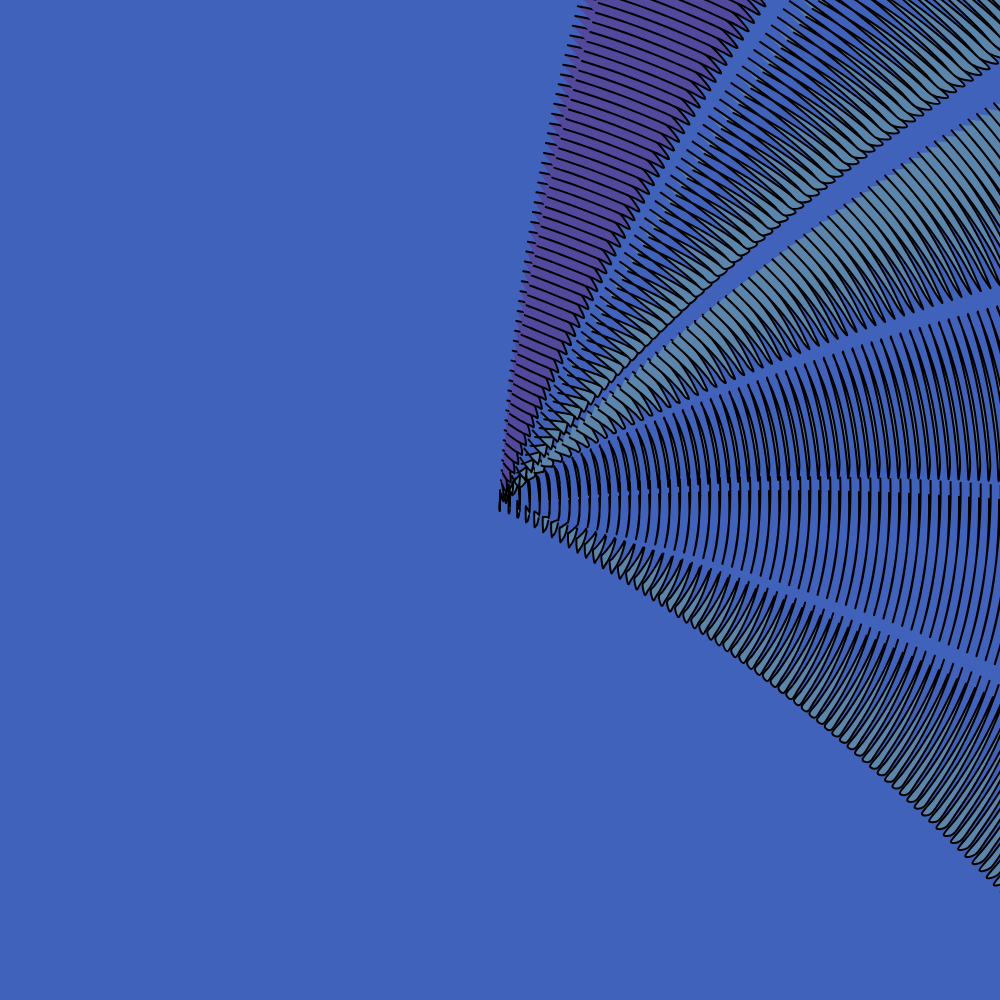
Frame 1 (no input)
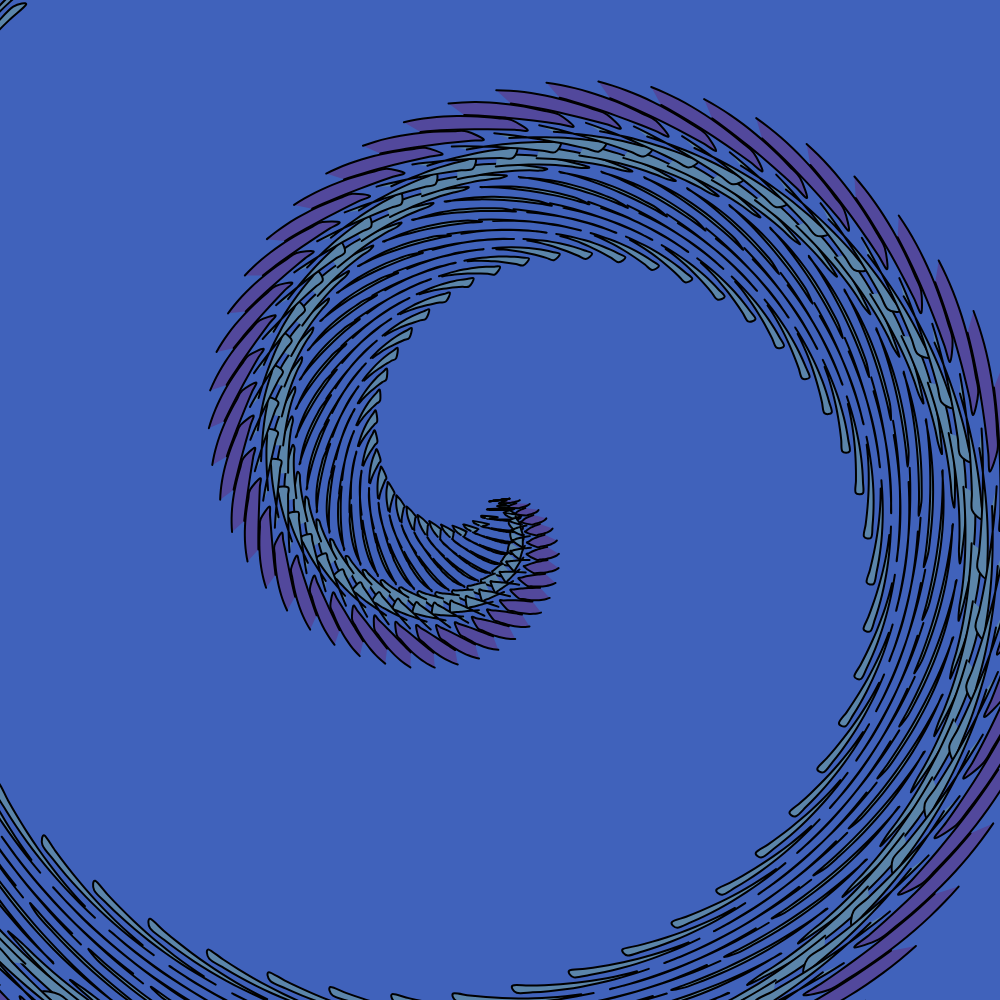
Frame 60 (no input)
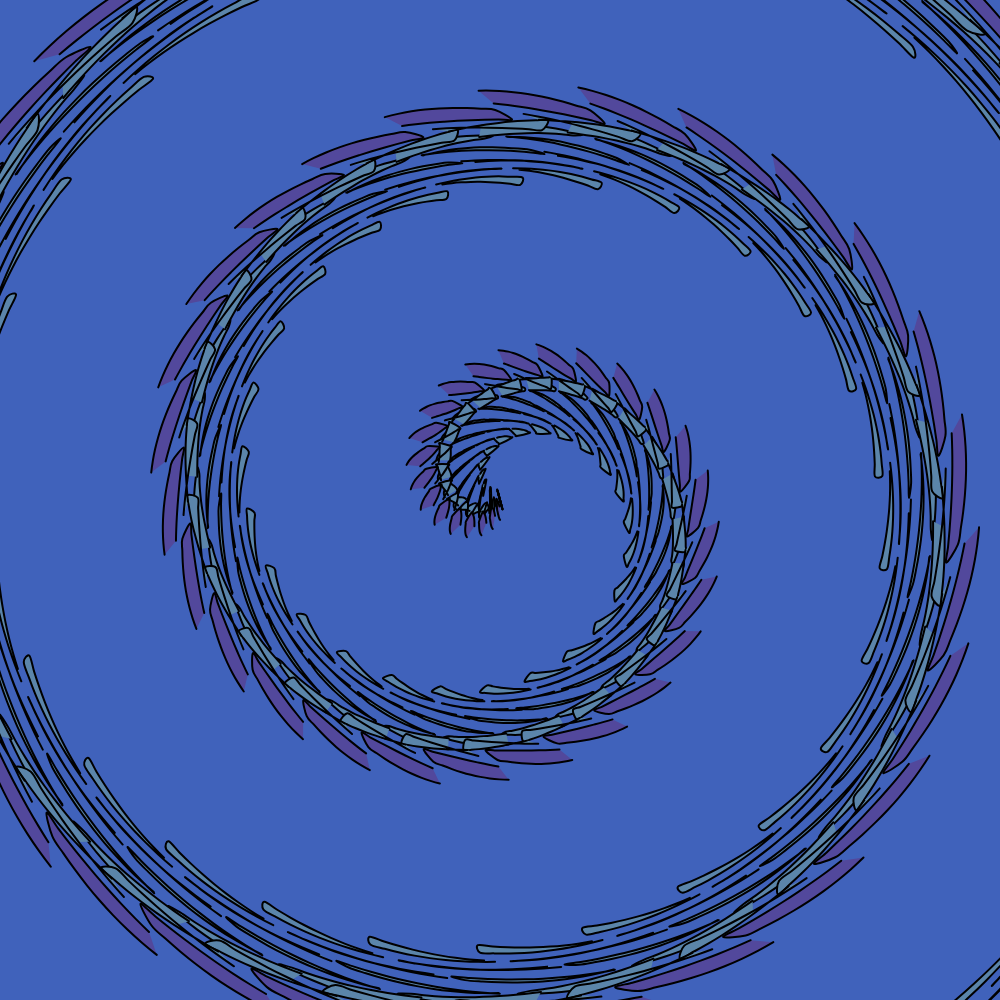
Frame 120 (the mouse pressed at the canvas centre since frame 60)

The p5.js sketch that drew these frames (run headless with seeded random() and noise() and a simulated clock; from frame 60 on, the mouse is pressed at the canvas centre):

// p5.js sketch
// ── sketch.js
//i am not sure what i was trying to do with this code to be completly honest
// i did get help with chatgpt to draw an actual S as a shape instead of usign a text
// and i then trid to incorporate it with the movment of the pattern but it doesnt look like an S at all
// i hope this can still count as a S sketch if u look closely towards the centre the black lines do kinf od look like an S


function setup() {
  createCanvas(1000, 1000);
}
function draw() {
  background('#4062BB');
  noFill();
  stroke(0);
  strokeWeight(2);
  
  //coencentric circles
  for (let i = 0; i < 00; i += 100) {
    ellipse(width/2, height/2, i, i);
    fill('#59C3C3'); 
  }
  
  //rotatiosnal S
  for (let i = 0; i < 1000; i += 10) {
    fill('#52489C'); 


    push();
    translate(width/2, height/2);
    rotate(frameCount * 0.0002 * (i + 120));
    drawS(i);
    pop();
  }
}

//trying to draw s shape with helper
function drawS(radius) {
  let angleStep = PI/9; 
  
  for (let i = 0; i < 6; i++) { 
    beginShape();
    let startAngle = -PI/2 + angleStep*i;
    let endAngle = -PI/2 + angleStep*(i+1);
    for (let angle = startAngle; angle <= endAngle; angle += angleStep/10) {
      let x = cos(angle) * radius;
      let y = sin(angle) * radius;
      let distortion = sin(angle * 5) * 10;
      curveVertex(x, y + distortion);
    }
    for (let angle = endAngle; angle >= startAngle; angle -= angleStep/10) {
      let x = cos(angle) * radius;
      let y = sin(angle) * radius;
      let distortion = sin(angle * 5 + PI/2) * 10;
      curveVertex(x, y + distortion);
    }
    endShape();
    fill('#5B85AA'); 
  }
}
